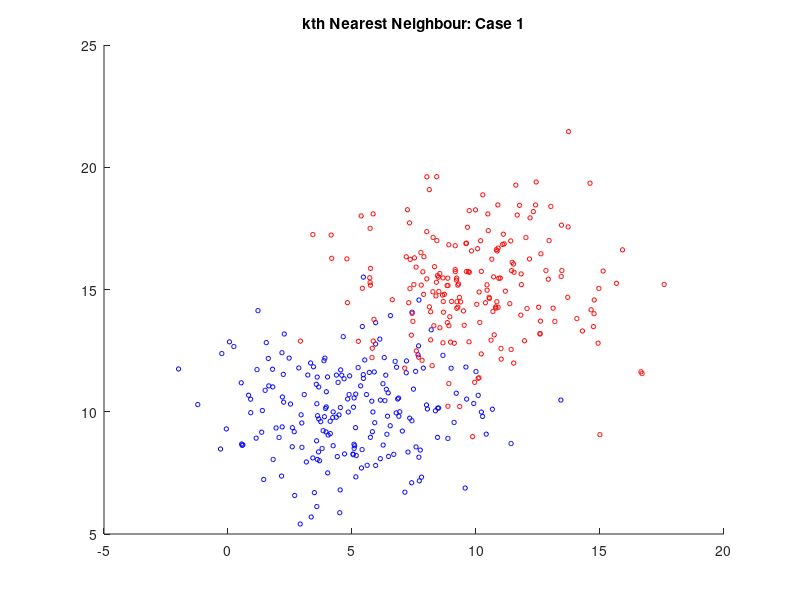

The MATLAB script that drew this image: (Note: this script raises an error after producing the figure.)
clear all;
close all;

MU1 = [5 10];
SIGMA1 = [8 0; 0 4];
MU2 = [10 15];
SIGMA2 = [8 0; 0 4];
X1 = mvnrnd(MU1,SIGMA1,200);
X2 = mvnrnd(MU2,SIGMA2,200);

SIGMA1 = cov(X1);
SIGMA2 = cov(X2);

range1 = [-5:0.1:20]
range2 = [0:0.1:20]

figure;
title('kth Nearest Neighbour: Case 1');
hold on;

scatter(X1(:,1), X1(:,2), 10, 'b');
scatter(X2(:,1), X2(:,2), 10, 'r');

[a_vectors, a_values] = eigs(SIGMA1)
[b_vectors, b_values] = eigs(SIGMA2)

kNN_1 = kNN_FS(range1, range2, 1, X1, X2);
kNN_5 = kNN_FS(range1, range2, 5, X1, X2);
contour(range1, range2, kNN_1', [1 1], '--r');
contour(range1, range2, kNN_5', [1 1], '--b');
hold on;
legend('Class A', 'Class B', 'k = 1', 'k = 5');

a_theta = atan2(a_vectors(2,1), a_vectors(1,1));
plot_ellipse(MU1(1), MU1(2), a_theta, sqrt(a_values(1,1)), sqrt(a_values(2,2)));

b_theta = atan2(b_vectors(2,1), b_vectors(1,1));
plot_ellipse(MU2(1), MU2(2), b_theta, sqrt(b_values(1,1)),sqrt(b_values(2,2)));

case1_classes = {X1, X2};
confusion_1 = zeros(size(case1_classes, 2));
confusion_2 = zeros(size(case1_classes, 2));

for i=1:size(case1_classes, 2)
    current_class = cell2mat(case1_classes(i));
    for j=1:size(current_class, 1)

       predicted_1 = kNN_FS(current_class(j,1), current_class(j,2), 1, X1, X2);
       predicted_2 = kNN_FS(current_class(j,1), current_class(j,2), 5, X1, X2);
       confusion_1(i,predicted_1) = confusion_1(i,predicted_1) + 1;
       confusion_2(i,predicted_2) = confusion_2(i,predicted_2) + 1;
    end
end 

confusion_1
confusion_2

error_1 = (sum(confusion_1(:)) - trace(confusion_1)) / sum(confusion_1(:))
error_2 = (sum(confusion_2(:)) - trace(confusion_2)) / sum(confusion_2(:))